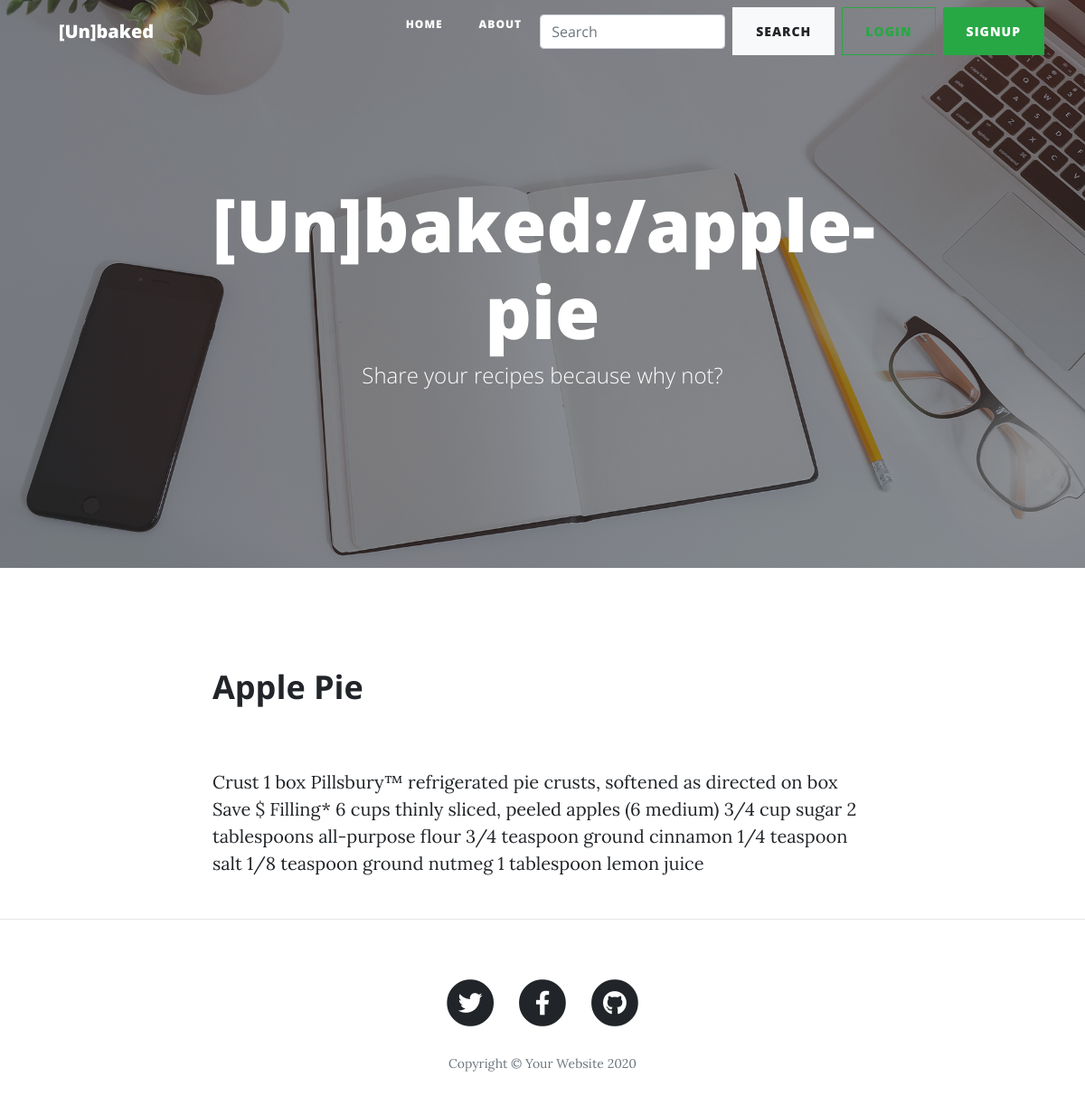
Screenshot of /apple-pie with the database file from the repository.
### homepage/models.py (models this page shows, shortened)
class Article(models.Model):
    title = models.CharField(max_length=100)
    slug = models.SlugField()
    body = models.TextField()
    date = models.DateTimeField(auto_now_add=True)
    thumb = models.ImageField(blank=True)
    author = models.ForeignKey(User, default=None, on_delete=models.CASCADE)

### homepage/views.py (the view)
# urls.py: path('<slug:slug>', views.article_details, name='detail'),
def article_details(request, slug):
    article = Article.objects.get(slug=slug)
    context = {
        'article': article
    }
    return render(request, 'homepage/post.html', context)

### homepage/templates/homepage/post.html (shortened to what this page needs)
{% extends 'base/base.html' %}
{% block content %}
  <article>
    <div class="container">
      <div class="row">
        <div class="col-lg-8 col-md-10 mx-auto">
          <h2 class="section-heading">{{ article.title }}</h2>
          <p>{{ article.body }}</p>
        </div>
      </div>
    </div>
  </article>
  <hr>
  {% endblock %}

### rows the page displays
Article: title "Apple Pie", body "Crust 1 box Pillsbury™ refrigerated pie crusts, softened as directed on box Save $ Filling* 6 cups thinly sliced, peeled apples (6 medium) 3/4 cup sugar 2 tablespoons all-purpose flour 3/4 teaspoon ground cinnamon 1/4 teaspoon salt 1/8 teaspoon ground nutmeg 1 tablespoon lemon juice"

### other values shown
{{ request.path }} "/apple-pie"
